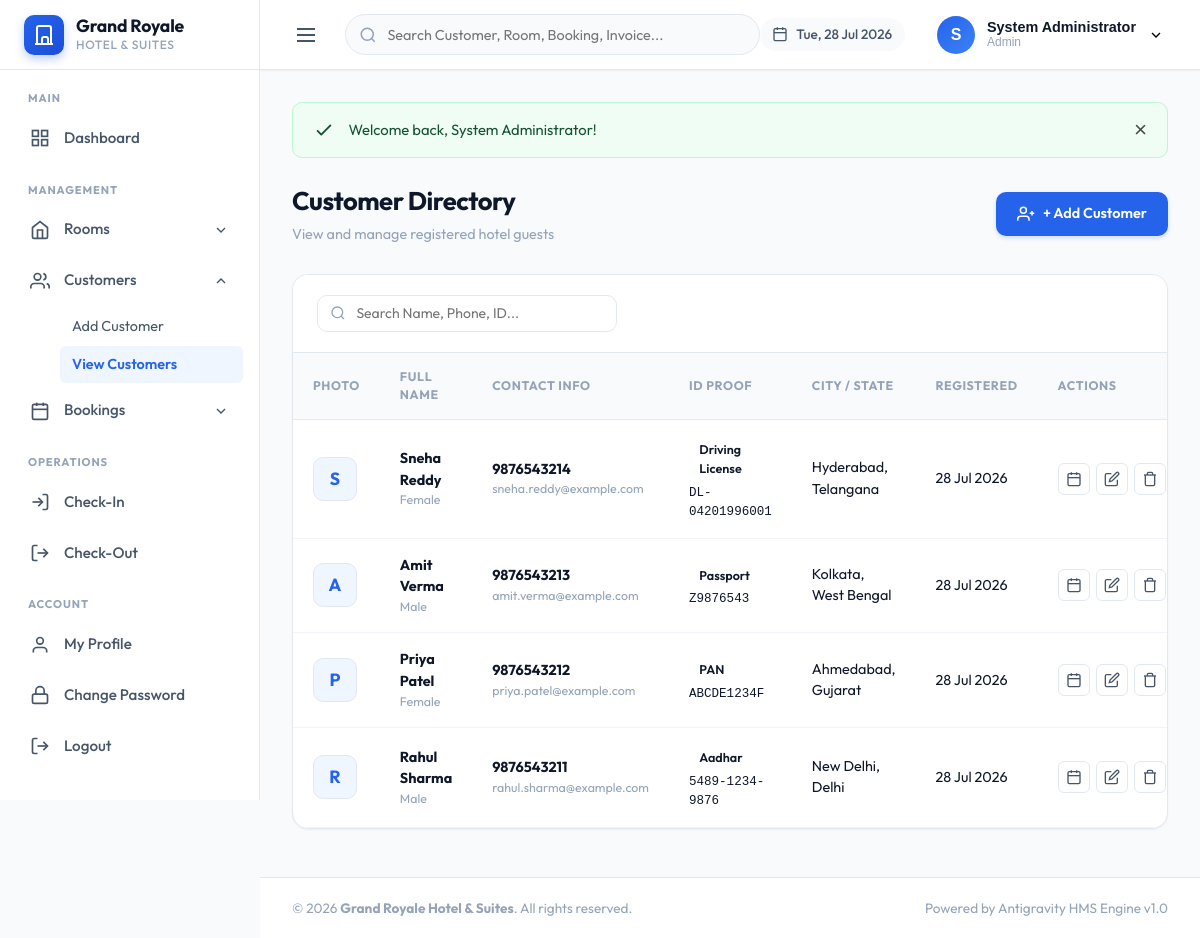
/view_customers.php (signed in), run on the app's committed database.
### tables this page shows
CREATE TABLE `customers` (
  `id` INT AUTO_INCREMENT PRIMARY KEY,
  `full_name` VARCHAR(100) NOT NULL,
  `gender` ENUM('Male', 'Female', 'Other') NOT NULL,
  `dob` DATE DEFAULT NULL,
  `phone` VARCHAR(20) NOT NULL UNIQUE,
  `email` VARCHAR(100) DEFAULT NULL,
  `address` TEXT DEFAULT NULL,
  `city` VARCHAR(50) DEFAULT NULL,
  `state` VARCHAR(50) DEFAULT NULL,
  `country` VARCHAR(50) DEFAULT 'India',
  `id_proof_type` ENUM('Aadhar', 'PAN', 'Passport', 'Driving License') NOT NULL,
  `id_number` VARCHAR(50) NOT NULL,
  `photo` VARCHAR(255) DEFAULT NULL,
  `created_at` DATETIME DEFAULT CURRENT_TIMESTAMP
);

### includes/auth.php (called while the page is built, shortened)
<?php
function generateCsrfToken(): string {
    return $_SESSION['csrf_token'];
}

### view_customers.php (the view, shortened to what this page needs)
<?php
require_once __DIR__ . '/includes/db.php';
include __DIR__ . '/includes/header.php';
$search = sanitize($_GET['search'] ?? '');
$sql = "SELECT * FROM customers WHERE 1=1";
$params = [];
$sql .= " ORDER BY id DESC";
try {
    $stmt = $pdo->prepare($sql);
    $stmt->execute($params);
    $customers = $stmt->fetchAll();
} catch (PDOException $e) {
    setFlash('danger', 'Error loading customers: ' . $e->getMessage());
    $customers = [];
}
?>
<div class="page-header">
    <div>
        <h1 class="page-title">Customer Directory</h1>
        <p class="page-subtitle">View and manage registered hotel guests</p>
    </div>
    <div>
        <a href="add_customer.php" class="btn btn-primary">
            <svg width="18" height="18" viewBox="0 0 24 24" fill="none" stroke="currentColor" stroke-width="2"><path d="M16 21v-2a4 4 0 0 0-4-4H5a4 4 0 0 0-4 4v2"></path><circle cx="8.5" cy="7" r="4"></circle><line x1="20" y1="8" x2="20" y2="14"></line><line x1="23" y1="11" x2="17" y2="11"></line></svg>
            <span>+ Add Customer</span>
        </a>
    </div>
</div>
<div class="table-card fade-in">
    <form action="view_customers.php" method="GET" class="table-toolbar">
        <div class="table-search-box">
            <svg class="table-search-icon" width="16" height="16" viewBox="0 0 24 24" fill="none" stroke="currentColor" stroke-width="2"><circle cx="11" cy="11" r="8"></circle><line x1="21" y1="21" x2="16.65" y2="16.65"></line></svg>
            <input type="text" name="search" placeholder="Search Name, Phone, ID..." value="<?= escape($search) ?>">
        </div>
    </form>
    <div class="table-responsive">
        <table class="custom-table">
            <thead>
                <tr>
                    <th>Photo</th>
                    <th>Full Name</th>
                    <th>Contact Info</th>
                    <th>ID Proof</th>
                    <th>City / State</th>
                    <th>Registered</th>
                    <th>Actions</th>
                </tr>
            </thead>
            <tbody>
                <?php if (empty($customers)): ?>
                    <tr>
                        <td colspan="7" style="text-align: center; padding: 2.5rem; color: var(--text-muted);">
                            No customers found.
                        </td>
                    </tr>
                <?php else: ?>
                    <?php foreach ($customers as $c): ?>
                        <tr>
                            <td>
                                <?php if (!empty($c['photo']) && file_exists(__DIR__ . '/uploads/customer/' . $c['photo'])): ?>
                                    <img src="uploads/customer/<?= escape($c['photo']) ?>" class="table-img" alt="Customer Photo">
                                <?php else: ?>
                                    <div class="table-img" style="background: var(--primary-light); color: var(--primary); display:flex; align-items:center; justify-content:center; font-weight:700; font-size:1.1rem;">
                                        <?= strtoupper(substr($c['full_name'], 0, 1)) ?>
                                    </div>
                                <?php endif; ?>
                            </td>
                            <td>
                                <strong><?= escape($c['full_name']) ?></strong>
                                <div style="font-size:0.775rem; color:var(--text-muted);"><?= escape($c['gender']) ?></div>
                            </td>
                            <td>
                                <div><strong><?= escape($c['phone']) ?></strong></div>
                                <div style="font-size:0.775rem; color:var(--text-muted);"><?= escape($c['email'] ?: 'No email') ?></div>
                            </td>
                            <td>
                                <span class="badge badge-primary"><?= escape($c['id_proof_type']) ?></span>
                                <div style="font-size:0.785rem; font-family:monospace; margin-top:2px;"><?= escape($c['id_number']) ?></div>
                            </td>
                            <td><?= escape($c['city'] ?: '-') ?>, <?= escape($c['state'] ?: '-') ?></td>
                            <td><?= date('d M Y', strtotime($c['created_at'])) ?></td>
                            <td>
                                <div class="table-actions">
                                    <a href="booking.php?customer_id=<?= $c['id'] ?>" class="action-btn btn-bill" title="New Booking for Customer">
                                        <svg viewBox="0 0 24 24" width="16" height="16" fill="none" stroke="currentColor" stroke-width="2"><rect x="3" y="4" width="18" height="18" rx="2" ry="2"></rect><line x1="16" y1="2" x2="16" y2="6"></line><line x1="8" y1="2" x2="8" y2="6"></line><line x1="3" y1="10" x2="21" y2="10"></line></svg>
                                    </a>
                                    <a href="edit_customer.php?id=<?= $c['id'] ?>" class="action-btn btn-edit" title="Edit Customer">
                                        <svg viewBox="0 0 24 24" width="16" height="16" fill="none" stroke="currentColor" stroke-width="2"><path d="M11 4H4a2 2 0 0 0-2 2v14a2 2 0 0 0 2 2h14a2 2 0 0 0 2-2v-7"></path><path d="M18.5 2.5a2.121 2.121 0 0 1 3 3L12 15l-4 1 1-4 9.5-9.5z"></path></svg>
                                    </a>
                                    <a href="delete_customer.php?id=<?= $c['id'] ?>&csrf_token=<?= generateCsrfToken() ?>"
                                       class="action-btn btn-delete"
                                       title="Delete Customer"
                                       onclick="return confirm('Are you sure you want to delete guest record for <?= escape($c['full_name']) ?>?');">
                                        <svg viewBox="0 0 24 24" width="16" height="16" fill="none" stroke="currentColor" stroke-width="2"><polyline points="3 6 5 6 21 6"></polyline><path d="M19 6v14a2 2 0 0 1-2 2H7a2 2 0 0 1-2-2V6m3 0V4a2 2 0 0 1 2-2h4a2 2 0 0 1 2 2v2"></path></svg>
                                    </a>
                                </div>
                            </td>
                        </tr>
                    <?php endforeach; ?>
                <?php endif; ?>
            </tbody>
        </table>
    </div>
</div>
<?php include __DIR__ . '/includes/footer.php'; ?>

### css/style.css (style rules this page uses)
:root { --primary: #2563eb; --primary-hover: #1d4ed8; --primary-light: #eff6ff; --primary-border: #bfdbfe; --success: #16a34a; --success-hover: #15803d; --success-light: #f0fdf4; --success-border: #bbf7d0; --danger: #dc2626; --danger-hover: #b91c1c; --danger-light: #fef2f2; --danger-border: #fecaca; --warning: #f59e0b; --warning-hover: #d97706; --warning-light: #fffbeb; --warning-border: #fde68a; --info: #0284c7; --info-light: #f0f9ff; --bg-main: #f8fafc; --card-bg: #ffffff; --text-primary: #0f172a; --text-secondary: #475569; --text-muted: #94a3b8; --border-color: #e2e8f0; --border-light: #f1f5f9; --radius-sm: 6px; --radius-md: 10px; --radius-lg: 16px; --radius-full: 9999px; --shadow-sm: 0 1px 2px 0 rgba(0, 0, 0, 0.05); --shadow-md: 0 4px 6px -1px rgba(0, 0, 0, 0.1), 0 2px 4px -1px rgba(0, 0, 0, 0.06); --shadow-lg: 0 10px 15px -3px rgba(0, 0, 0, 0.1), 0 4px 6px -2px rgba(0, 0, 0, 0.05); --sidebar-width: 260px; --navbar-height: 70px; --transition-fast: 0.15s ease; --transition-normal: 0.25s ease; }
*, *::before, *::after { box-sizing: border-box; margin: 0; padding: 0; }
body { font-family: 'Outfit', -apple-system, BlinkMacSystemFont, "Segoe UI", Roboto, sans-serif; background-color: var(--bg-main); color: var(--text-primary); line-height: 1.5; font-size: 0.95rem; -webkit-font-smoothing: antialiased; }
a { color: var(--primary); text-decoration: none; transition: color var(--transition-fast); }
.page-header { display: flex; align-items: center; justify-content: space-between; margin-bottom: 1.75rem; flex-wrap: wrap; gap: 1rem; }
.page-title { font-size: 1.6rem; font-weight: 700; color: var(--text-primary); letter-spacing: -0.02em; }
.page-subtitle { font-size: 0.9rem; color: var(--text-muted); margin-top: 0.2rem; }
.btn { display: inline-flex; align-items: center; justify-content: center; gap: 0.5rem; padding: 0.65rem 1.25rem; font-family: inherit; font-size: 0.9rem; font-weight: 600; border-radius: var(--radius-md); border: 1px solid transparent; cursor: pointer; transition: all var(--transition-fast); text-decoration: none; white-space: nowrap; }
.btn-primary { background-color: var(--primary); color: #ffffff; box-shadow: 0 2px 4px rgba(37, 99, 235, 0.2); }
.alert-icon { width: 22px; height: 22px; flex-shrink: 0; }
.badge { display: inline-flex; align-items: center; gap: 0.35rem; padding: 0.25rem 0.65rem; border-radius: var(--radius-full); font-size: 0.785rem; font-weight: 600; text-transform: capitalize; }
.fade-in { animation: fadeIn 0.3s ease-in-out; }

### css/tables.css (style rules this page uses)
.table-card { background: #ffffff; border: 1px solid var(--border-color); border-radius: var(--radius-lg); box-shadow: var(--shadow-sm); overflow: hidden; }
.table-toolbar { padding: 1.25rem 1.5rem; border-bottom: 1px solid var(--border-color); display: flex; align-items: center; justify-content: space-between; gap: 1rem; flex-wrap: wrap; background: #ffffff; }
.table-search-box { position: relative; max-width: 300px; width: 100%; }
.table-search-box input { width: 100%; padding: 0.55rem 0.9rem 0.55rem 2.4rem; border: 1px solid var(--border-color); border-radius: var(--radius-md); font-family: inherit; font-size: 0.875rem; outline: none; }
.table-search-icon { position: absolute; left: 0.8rem; top: 50%; transform: translateY(-50%); color: var(--text-muted); }
.table-responsive { width: 100%; overflow-x: auto; }
.custom-table { width: 100%; border-collapse: collapse; font-size: 0.9rem; text-align: left; }
.custom-table th { background-color: var(--bg-main); color: var(--text-muted); font-weight: 700; font-size: 0.775rem; text-transform: uppercase; letter-spacing: 0.05em; padding: 0.9rem 1.25rem; border-bottom: 1px solid var(--border-color); }
.custom-table td { padding: 1rem 1.25rem; border-bottom: 1px solid var(--border-light); color: var(--text-primary); vertical-align: middle; }
.custom-table tbody tr { transition: background var(--transition-fast); }
.table-img { width: 44px; height: 44px; border-radius: var(--radius-md); object-fit: cover; border: 1px solid var(--border-color); }
.table-actions { display: flex; align-items: center; gap: 0.4rem; }
.action-btn { width: 32px; height: 32px; border-radius: var(--radius-sm); display: inline-flex; align-items: center; justify-content: center; border: 1px solid var(--border-color); background: #ffffff; color: var(--text-secondary); transition: all var(--transition-fast); cursor: pointer; }

### data on the page
customers: full_name "S", full_name "Sneha Reddy", gender "Female", phone "9876543214", email "sneha.reddy@example.com", id_proof_type "Driving License", id_number "DL-04201996001", city "Hyderabad", state "Telangana", created_at "28 Jul 2026"
customers: full_name "A", full_name "Amit Verma", gender "Male", phone "9876543213", email "amit.verma@example.com", id_proof_type "Passport", id_number "Z9876543", city "Kolkata", state "West Bengal", created_at "28 Jul 2026"
customers: full_name "P", full_name "Priya Patel", gender "Female", phone "9876543212", email "priya.patel@example.com", id_proof_type "PAN", id_number "ABCDE1234F", city "Ahmedabad", state "Gujarat", created_at "28 Jul 2026"
customers: full_name "R", full_name "Rahul Sharma", gender "Male", phone "9876543211", email "rahul.sharma@example.com", id_proof_type "Aadhar", id_number "5489-1234-9876", city "New Delhi", state "Delhi", created_at "28 Jul 2026"

### other printed values
substr($user['full_name'], 0, 1) "S"
$user['full_name'] "System Administrator"
$user['role'] "Admin"
$msg "Welcome back, System Administrator!"
